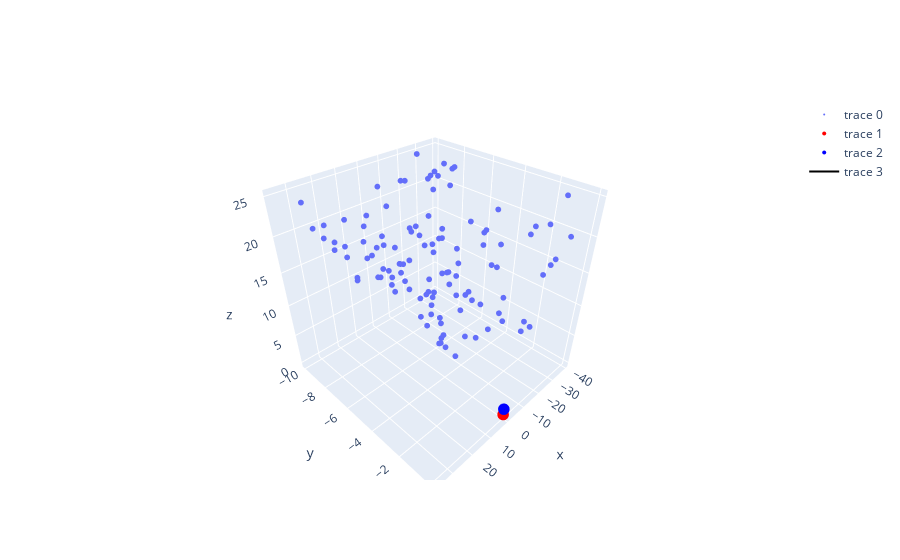

Notebook source saved alongside this figure:
### Code cell
import plotly.graph_objects as go   

pose_0 = vo.get_trajectory()[0]
pose_1 = vo.get_trajectory()[1]

world_points = vo.get_map()['position']
print('Number of world points: ', len(world_points))

x_coords = [point[0] for point in world_points]
y_coords = [point[1] for point in world_points]
z_coords = [point[2] for point in world_points]

fig = go.Figure()
fig.add_trace(go.Scatter3d(x=x_coords, y=y_coords, z=z_coords, mode='markers', marker=dict(size=2)))

fig.add_trace(go.Scatter3d(x=[pose_0[0, 3]], y=[pose_0[1, 3]], z=[pose_0[2, 3]], mode='markers', marker=dict(size=4, color='red')))
fig.add_trace(go.Scatter3d(x=[pose_1[0, 3]], y=[pose_1[1, 3]], z=[pose_1[2, 3]], mode='markers', marker=dict(size=4, color='blue')))
fig.add_trace(go.Scatter3d(x=[pose_0[0, 3], pose_1[0, 3]], y=[pose_0[1, 3], pose_1[1, 3]], z=[pose_0[2, 3], pose_1[2, 3],], mode='lines', line=dict(color='black', width=2)))

fig.show()
